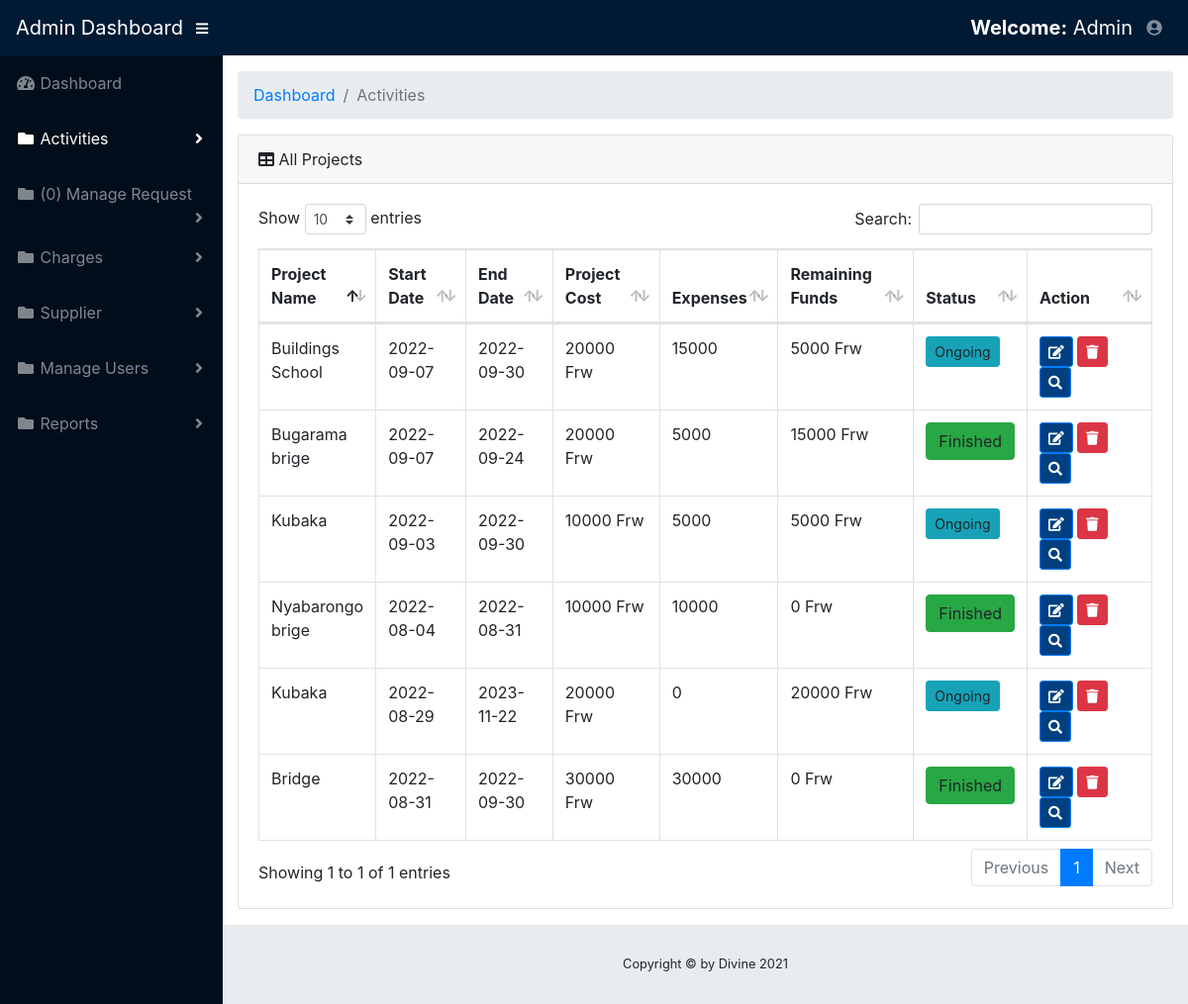
The page /bossdashboard/viewProject.php (signed in) on the database its author committed.
### tables this page shows
CREATE TABLE `project` (
  `project_id` int(11) NOT NULL,
  `project_name` varchar(200) NOT NULL,
  `startdate` varchar(200) NOT NULL,
  `enddate` varchar(200) NOT NULL,
  `project_cost` varchar(200) NOT NULL,
  `project_status` varchar(100) NOT NULL,
  `project_expense` varchar(200) NOT NULL,
  `describeproject` varchar(200) NOT NULL,
  `remaindmoney` varchar(200) NOT NULL,
  `acountentname` varchar(100) NOT NULL,
  `sitemananame` varchar(100) NOT NULL,
  `accountentstatus` varchar(20) NOT NULL,
  `sitestatus` varchar(20) NOT NULL,
  `addedon` varchar(255) NOT NULL
);

### bossdashboard/viewProject.php (the view, shortened to what this page needs)
<?php
if($_SESSION['email']!=""){
?>
<!DOCTYPE html>
<html lang="en">
<head>
  <link href="../vendor/fontawesome-free/css/all.min.css" rel="stylesheet" type="text/css">
  <link href="../vendor/datatables/dataTables.bootstrap4.css" rel="stylesheet">
  <link href="../css/sb-admin.css" rel="stylesheet">
</head>
<body id="page-top">
  <nav class="navbar navbar-expand navbar-dark bg-dark static-top">
    <a class="navbar-brand mr-1" href="home.php">Admin Dashboard</a>
    <button class="btn btn-link btn-sm text-white order-1 order-sm-0" id="sidebarToggle" href="#">
      <i class="fas fa-bars"></i>
    </button>
    <ul class="navbar-nav ml-auto ml-md-0">
        <a class="navbar-brand mr-1" href="#"><strong>Welcome:</strong> <?php echo $_SESSION["fullname"]; ?></a>
      <li class="nav-item dropdown no-arrow">
        <a class="nav-link dropdown-toggle" href="#" id="userDropdown" role="button" data-toggle="dropdown" aria-haspopup="true" aria-expanded="false">
          <i class="fas fa-user-circle fa-fw"></i>
        </a>
      </li>
    </ul>
  </nav>
  <div id="wrapper">
    <ul class="sidebar navbar-nav">
      <li class="nav-item">
        <a class="nav-link" href="home.php">
          <i class="fas fa-fw fa-tachometer-alt"></i>
          <span>Dashboard</span>
        </a>
       <li class="nav-item dropdown active">
        <a class="nav-link dropdown-toggle" href="#" id="pagesDropdown" role="button" data-toggle="dropdown" aria-haspopup="true" aria-expanded="false">
          <i class="fas fa-fw fa-folder"></i>
          <span>Activities</span>
        </a>
      </li>
         <li class="nav-item dropdown">
        <a class="nav-link dropdown-toggle" href="#" id="pagesDropdown" role="button" data-toggle="dropdown" aria-haspopup="true" aria-expanded="false">
          <i class="fas fa-fw fa-folder"></i>
             <?php
         $con=mysqli_connect("localhost", "root", "", "expense");
        $count_query = "SELECT * FROM expense WHERE donestatus  ='Accountent Accepted'  ";
        $query = mysqli_query($con, $count_query);
        $count = mysqli_num_rows($query);
                                           ?>
          <span>(<?php echo $count; ?>) Manage Request</span>
        </a>
      </li>
 <li class="nav-item dropdown">
        <a class="nav-link dropdown-toggle" href="#" id="pagesDropdown" role="button" data-toggle="dropdown" aria-haspopup="true" aria-expanded="false">
          <i class="fas fa-fw fa-folder"></i>
          <span>Charges</span>
        </a>
      </li>
       <li class="nav-item dropdown">
        <a class="nav-link dropdown-toggle" href="#" id="pagesDropdown" role="button" data-toggle="dropdown" aria-haspopup="true" aria-expanded="false">
          <i class="fas fa-fw fa-folder"></i>
          <span>Supplier</span>
        </a>
      </li>
        <li class="nav-item dropdown">
        <a class="nav-link dropdown-toggle" href="#" id="pagesDropdown" role="button" data-toggle="dropdown" aria-haspopup="true" aria-expanded="false">
          <i class="fas fa-fw fa-folder"></i>
          <span>Manage Users</span>
        </a>
      </li>
            <li class="nav-item dropdown">
        <a class="nav-link dropdown-toggle" href="#" id="pagesDropdown" role="button" data-toggle="dropdown" aria-haspopup="true" aria-expanded="false">
          <i class="fas fa-fw fa-folder"></i>
          <span>Reports</span>
        </a>
      </li>
    </ul>
    <div id="content-wrapper">
      <div class="container-fluid">
        <ol class="breadcrumb">
          <li class="breadcrumb-item">
            <a href="#">Dashboard</a>
          </li>
          <li class="breadcrumb-item active">Activities</li>
        </ol>
        <div class="card mb-3">
          <div class="card-header">
            <i class="fas fa-table"></i>
            All Projects
          </div>
          <div class="card-body">
            <div class="table-responsive">
              <table class="table table-bordered" id="dataTable" width="100%" cellspacing="0">
                <thead>
                  <tr>
                    <th>Project Name</th>
                    <th>Start Date</th>
                    <th>End Date</th>
                    <th>Project Cost</th>
                    <th>Expenses</th>
                    <th>Remaining Funds</th>
                    <th>Status</th>
                    <th width="15%" >Action</th>
                  </tr>
                </thead>
                           <?php
                         $conn=mysqli_connect("localhost","root","", "expense") or die(mysql_error());
                         $query = $conn->query("SELECT * FROM `project` ORDER BY  project_id DESC") or die(mysqli_error());
                         while($fetch = $query->fetch_array()){
                               $status=$fetch['project_status'];
                         ?>
                <tbody>
                  <tr>
                    <td><?php echo $fetch['project_name']?></td>
                  <td><?php echo $fetch['startdate']?></td>
                 <td><?php echo $fetch['enddate']?></td>
                <td><?php echo $fetch['project_cost']?> Frw</td>
                <td><?php echo $fetch['project_expense']?></td>
                <td><?php echo $fetch['remaindmoney']?> Frw</td>
              <?php
              if ($status=="ONPROCCESSING") {
             echo '<td ><a class="btn btn-info btn-sm">Ongoing</a></td>';
              }
              else if($status=="CANCELLED"){
              echo '<td ><a class="btn btn-danger btn-xs">Cancelled</a></td>';
              }
               else{
                    echo '<td ><a class="btn btn-success btn-xs">Finished</a></td>';
               }
              ?>
                    <td>
                     <a title="Edit" href="editProject.php?id=<?php echo $fetch['project_id']?>"  class="btn btn-primary btn-sm  ">  <span class="fa fa-edit fw-fa"></span></a>
           <a title="Edit" href="delete_project.php?id=<?php echo $fetch['project_id']?>"  class="btn btn-danger btn-sm  ">  <span class="fa fa-trash fw-fa"></span></a>
              <a title="Manage Expenses" href="details_project.php?id=<?php echo $fetch['project_id']?>"  class="btn btn-primary btn-sm  ">  <span class="fa fa-search fw-fa"></span></a>
                    </td>
                  </tr>
                 <?php
                    }
                    ?>
         </tbody>
              </table>
            </div>
          </div>
        </div>
      </div>
      <footer class="sticky-footer">
        <div class="container my-auto">
          <div class="copyright text-center my-auto">
             <span>Copyright © by Divine 2021</span>
          </div>
        </div>
      </footer>
    </div>
  </div>
</body>
</html>
<?php
}else{
header("location:../index.php");
}
?>

### rows shown on the page
project: project_name "Buildings School", startdate "2022-09-07", enddate "2022-09-30", project_cost "20000", project_expense "15000", remaindmoney "5000", project_status "Ongoing"
project: project_name "Bugarama brige", startdate "2022-09-07", enddate "2022-09-24", project_cost "20000", project_expense "5000", remaindmoney "15000", project_status "Finished"
project: project_name "Kubaka", startdate "2022-09-03", enddate "2022-09-30", project_cost "10000", project_expense "5000", remaindmoney "5000", project_status "Ongoing"
project: project_name "Nyabarongo brige", startdate "2022-08-04", enddate "2022-08-31", project_cost "10000", project_expense "10000", remaindmoney "0", project_status "Finished"
project: project_name "Kubaka", startdate "2022-08-29", enddate "2023-11-22", project_cost "20000", project_expense "0", remaindmoney "20000", project_status "Ongoing"
project: project_name "Bridge", startdate "2022-08-31", enddate "2022-09-30", project_cost "30000", project_expense "30000", remaindmoney "0", project_status "Finished"

### other values the page prints
$_SESSION["fullname"] "Admin"
$count "0"
